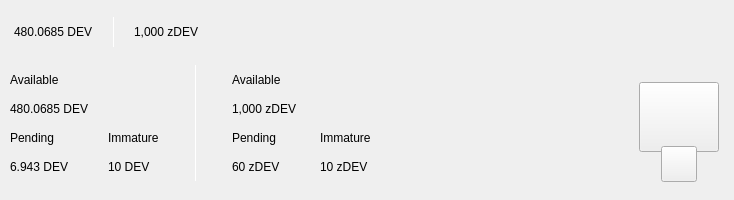
<?xml version="1.0" encoding="UTF-8"?>
<ui version="4.0">
 <class>TopBar</class>
 <widget class="QWidget" name="TopBar">
  <property name="geometry">
   <rect>
    <x>0</x>
    <y>0</y>
    <width>734</width>
    <height>200</height>
   </rect>
  </property>
  <property name="minimumSize">
   <size>
    <width>0</width>
    <height>200</height>
   </size>
  </property>
  <property name="maximumSize">
   <size>
    <width>16777215</width>
    <height>200</height>
   </size>
  </property>
  <property name="windowTitle">
   <string>Form</string>
  </property>
  <layout class="QVBoxLayout" name="verticalLayout_10" stretch="0">
   <property name="spacing">
    <number>0</number>
   </property>
   <property name="leftMargin">
    <number>0</number>
   </property>
   <property name="topMargin">
    <number>0</number>
   </property>
   <property name="rightMargin">
    <number>0</number>
   </property>
   <property name="bottomMargin">
    <number>0</number>
   </property>
   <item>
    <widget class="PFBorderImage" name="containerTop">
     <layout class="QVBoxLayout" name="verticalLayout_11">
      <property name="spacing">
       <number>0</number>
      </property>
      <property name="leftMargin">
       <number>0</number>
      </property>
      <property name="topMargin">
       <number>0</number>
      </property>
      <property name="rightMargin">
       <number>0</number>
      </property>
      <property name="bottomMargin">
       <number>0</number>
      </property>
      <item>
       <widget class="QWidget" name="top_container_2" native="true">
        <property name="minimumSize">
         <size>
          <width>0</width>
          <height>65</height>
         </size>
        </property>
        <layout class="QHBoxLayout" name="top_container">
         <property name="spacing">
          <number>0</number>
         </property>
         <property name="leftMargin">
          <number>14</number>
         </property>
         <property name="topMargin">
          <number>0</number>
         </property>
         <property name="rightMargin">
          <number>14</number>
         </property>
         <property name="bottomMargin">
          <number>0</number>
         </property>
         <item alignment="Qt::AlignVCenter">
          <widget class="QWidget" name="widgetTopAmount" native="true">
           <property name="sizePolicy">
            <sizepolicy hsizetype="Preferred" vsizetype="Maximum">
             <horstretch>0</horstretch>
             <verstretch>0</verstretch>
            </sizepolicy>
           </property>
           <layout class="QHBoxLayout" name="horizontalLayout_5">
            <property name="spacing">
             <number>0</number>
            </property>
            <property name="leftMargin">
             <number>0</number>
            </property>
            <property name="topMargin">
             <number>0</number>
            </property>
            <property name="rightMargin">
             <number>0</number>
            </property>
            <property name="bottomMargin">
             <number>0</number>
            </property>
            <item alignment="Qt::AlignTop">
             <widget class="QLabel" name="labelAmountTopFLS">
              <property name="minimumSize">
               <size>
                <width>0</width>
                <height>36</height>
               </size>
              </property>
              <property name="styleSheet">
               <string notr="true">padding:0px;margin:0px;</string>
              </property>
              <property name="text">
               <string notr="true">480.0685 DEV</string>
              </property>
             </widget>
            </item>
            <item>
             <spacer name="horizontalSpacer_11">
              <property name="orientation">
               <enum>Qt::Horizontal</enum>
              </property>
              <property name="sizeType">
               <enum>QSizePolicy::Fixed</enum>
              </property>
              <property name="sizeHint" stdset="0">
               <size>
                <width>20</width>
                <height>20</height>
               </size>
              </property>
             </spacer>
            </item>
            <item alignment="Qt::AlignVCenter">
             <widget class="QLabel" name="typeSpacerTop">
              <property name="minimumSize">
               <size>
                <width>1</width>
                <height>30</height>
               </size>
              </property>
              <property name="maximumSize">
               <size>
                <width>1</width>
                <height>30</height>
               </size>
              </property>
              <property name="styleSheet">
               <string notr="true">background-color:white;
padding:0px;
border:none;</string>
              </property>
              <property name="text">
               <string/>
              </property>
             </widget>
            </item>
            <item>
             <spacer name="horizontalSpacer_12">
              <property name="orientation">
               <enum>Qt::Horizontal</enum>
              </property>
              <property name="sizeType">
               <enum>QSizePolicy::Fixed</enum>
              </property>
              <property name="sizeHint" stdset="0">
               <size>
                <width>20</width>
                <height>20</height>
               </size>
              </property>
             </spacer>
            </item>
            <item alignment="Qt::AlignTop">
             <widget class="QLabel" name="labelAmountTopzFLS">
              <property name="minimumSize">
               <size>
                <width>0</width>
                <height>36</height>
               </size>
              </property>
              <property name="text">
               <string notr="true">1,000 zDEV</string>
              </property>
             </widget>
            </item>
           </layout>
          </widget>
         </item>
         <item>
          <spacer name="horizontalSpacer">
           <property name="orientation">
            <enum>Qt::Horizontal</enum>
           </property>
           <property name="sizeHint" stdset="0">
            <size>
             <width>40</width>
             <height>20</height>
            </size>
           </property>
          </spacer>
         </item>
         <item>
          <layout class="QHBoxLayout" name="horizontalLayout_4">
           <property name="spacing">
            <number>12</number>
           </property>
           <property name="rightMargin">
            <number>0</number>
           </property>
           <item alignment="Qt::AlignRight">
            <widget class="QWidget" name="layoutSync" native="true">
             <property name="minimumSize">
              <size>
               <width>0</width>
               <height>36</height>
              </size>
             </property>
             <property name="maximumSize">
              <size>
               <width>16777215</width>
               <height>36</height>
              </size>
             </property>
             <layout class="QVBoxLayout" name="verticalLayout_9">
              <property name="leftMargin">
               <number>0</number>
              </property>
              <property name="topMargin">
               <number>0</number>
              </property>
              <property name="rightMargin">
               <number>0</number>
              </property>
              <property name="bottomMargin">
               <number>0</number>
              </property>
              <item>
               <widget class="ExpandableButton" name="pushButtonSync" native="true">
                <property name="minimumSize">
                 <size>
                  <width>36</width>
                  <height>36</height>
                 </size>
                </property>
                <property name="maximumSize">
                 <size>
                  <width>16777215</width>
                  <height>36</height>
                 </size>
                </property>
               </widget>
              </item>
             </layout>
            </widget>
           </item>
           <item>
            <widget class="ExpandableButton" name="pushButtonHDUpgrade" native="true">
             <property name="minimumSize">
              <size>
               <width>36</width>
               <height>36</height>
              </size>
             </property>
            </widget>
           </item>
           <item>
            <widget class="ExpandableButton" name="pushButtonStack" native="true">
             <property name="minimumSize">
              <size>
               <width>36</width>
               <height>36</height>
              </size>
             </property>
            </widget>
           </item>
           <item>
            <widget class="ExpandableButton" name="pushButtonColdStaking" native="true">
             <property name="minimumSize">
              <size>
               <width>36</width>
               <height>36</height>
              </size>
             </property>
            </widget>
           </item>
           <item>
            <widget class="ExpandableButton" name="pushButtonConnection" native="true">
             <property name="minimumSize">
              <size>
               <width>36</width>
               <height>36</height>
              </size>
             </property>
            </widget>
           </item>
           <item>
            <widget class="ExpandableButton" name="pushButtonTor" native="true">
             <property name="minimumSize">
              <size>
               <width>36</width>
               <height>36</height>
              </size>
             </property>
            </widget>
           </item>
           <item>
            <widget class="ExpandableButton" name="pushButtonLock" native="true">
             <property name="sizePolicy">
              <sizepolicy hsizetype="Expanding" vsizetype="Expanding">
               <horstretch>0</horstretch>
               <verstretch>0</verstretch>
              </sizepolicy>
             </property>
             <property name="minimumSize">
              <size>
               <width>36</width>
               <height>0</height>
              </size>
             </property>
            </widget>
           </item>
           <item>
            <widget class="ExpandableButton" name="pushButtonTheme" native="true">
             <property name="minimumSize">
              <size>
               <width>36</width>
               <height>36</height>
              </size>
             </property>
             <property name="maximumSize">
              <size>
               <width>16777215</width>
               <height>36</height>
              </size>
             </property>
            </widget>
           </item>
           <item>
            <widget class="ExpandableButton" name="pushButtonFAQ" native="true">
             <property name="minimumSize">
              <size>
               <width>36</width>
               <height>36</height>
              </size>
             </property>
            </widget>
           </item>
          </layout>
         </item>
        </layout>
       </widget>
      </item>
      <item>
       <widget class="QWidget" name="bottom_container" native="true">
        <property name="minimumSize">
         <size>
          <width>0</width>
          <height>135</height>
         </size>
        </property>
        <layout class="QHBoxLayout" name="botton_container">
         <property name="leftMargin">
          <number>10</number>
         </property>
         <property name="topMargin">
          <number>0</number>
         </property>
         <property name="rightMargin">
          <number>10</number>
         </property>
         <property name="bottomMargin">
          <number>10</number>
         </property>
         <item>
          <layout class="QHBoxLayout" name="horizontalLayout_3">
           <property name="bottomMargin">
            <number>9</number>
           </property>
           <item>
            <layout class="QVBoxLayout" name="verticalLayout_7">
             <property name="spacing">
              <number>0</number>
             </property>
             <property name="leftMargin">
              <number>0</number>
             </property>
             <property name="rightMargin">
              <number>30</number>
             </property>
             <item>
              <layout class="QVBoxLayout" name="verticalLayout_2">
               <item>
                <widget class="QLabel" name="labelTitle1">
                 <property name="text">
                  <string>Available</string>
                 </property>
                </widget>
               </item>
               <item>
                <widget class="QLabel" name="labelAmountFLS">
                 <property name="text">
                  <string notr="true">480.0685 DEV</string>
                 </property>
                </widget>
               </item>
              </layout>
             </item>
             <item>
              <layout class="QHBoxLayout" name="horizontalLayout_2">
               <property name="spacing">
                <number>0</number>
               </property>
               <item>
                <layout class="QVBoxLayout" name="verticalLayout_3">
                 <item>
                  <widget class="QLabel" name="labelTitle3">
                   <property name="text">
                    <string>Pending</string>
                   </property>
                  </widget>
                 </item>
                 <item>
                  <widget class="QLabel" name="labelPendingFLS">
                   <property name="text">
                    <string notr="true">6.943 DEV</string>
                   </property>
                  </widget>
                 </item>
                </layout>
               </item>
               <item>
                <spacer name="horizontalSpacer_3">
                 <property name="orientation">
                  <enum>Qt::Horizontal</enum>
                 </property>
                 <property name="sizeType">
                  <enum>QSizePolicy::Fixed</enum>
                 </property>
                 <property name="sizeHint" stdset="0">
                  <size>
                   <width>40</width>
                   <height>20</height>
                  </size>
                 </property>
                </spacer>
               </item>
               <item>
                <layout class="QVBoxLayout" name="verticalLayout_4">
                 <item>
                  <widget class="QLabel" name="labelTitle4">
                   <property name="text">
                    <string>Immature</string>
                   </property>
                  </widget>
                 </item>
                 <item>
                  <widget class="QLabel" name="labelImmatureFLS">
                   <property name="text">
                    <string notr="true">10 DEV</string>
                   </property>
                  </widget>
                 </item>
                </layout>
               </item>
              </layout>
             </item>
            </layout>
           </item>
           <item>
            <widget class="QLabel" name="typeSpacerExpanded">
             <property name="minimumSize">
              <size>
               <width>1</width>
               <height>100</height>
              </size>
             </property>
             <property name="maximumSize">
              <size>
               <width>1</width>
               <height>16777215</height>
              </size>
             </property>
             <property name="styleSheet">
              <string notr="true">background-color:white;
padding:0px;
border:none;</string>
             </property>
             <property name="text">
              <string/>
             </property>
            </widget>
           </item>
           <item>
            <widget class="QWidget" name="zerocoinBalances" native="true">
             <layout class="QVBoxLayout" name="verticalLayout_8">
              <property name="spacing">
               <number>0</number>
              </property>
              <property name="leftMargin">
               <number>30</number>
              </property>
              <property name="topMargin">
               <number>0</number>
              </property>
              <property name="rightMargin">
               <number>0</number>
              </property>
              <property name="bottomMargin">
               <number>0</number>
              </property>
              <item>
               <layout class="QVBoxLayout" name="verticalLayout">
                <item>
                 <widget class="QLabel" name="labelTitleAvailablezFLS">
                  <property name="text">
                   <string>Available</string>
                  </property>
                 </widget>
                </item>
                <item>
                 <widget class="QLabel" name="labelAvailablezFLS">
                  <property name="text">
                   <string notr="true">1,000 zDEV</string>
                  </property>
                 </widget>
                </item>
               </layout>
              </item>
              <item>
               <layout class="QHBoxLayout" name="horizontalLayout">
                <property name="spacing">
                 <number>0</number>
                </property>
                <item>
                 <layout class="QVBoxLayout" name="verticalLayout_5">
                  <item>
                   <widget class="QLabel" name="labelTitlePendingzFLS">
                    <property name="text">
                     <string>Pending</string>
                    </property>
                   </widget>
                  </item>
                  <item>
                   <widget class="QLabel" name="labelPendingzFLS">
                    <property name="text">
                     <string notr="true">60 zDEV</string>
                    </property>
                   </widget>
                  </item>
                 </layout>
                </item>
                <item>
                 <spacer name="horizontalSpacer_4">
                  <property name="orientation">
                   <enum>Qt::Horizontal</enum>
                  </property>
                  <property name="sizeType">
                   <enum>QSizePolicy::Fixed</enum>
                  </property>
                  <property name="sizeHint" stdset="0">
                   <size>
                    <width>40</width>
                    <height>20</height>
                   </size>
                  </property>
                 </spacer>
                </item>
                <item>
                 <layout class="QVBoxLayout" name="verticalLayout_6">
                  <item>
                   <widget class="QLabel" name="labelTitleImmaturezFLS">
                    <property name="text">
                     <string>Immature</string>
                    </property>
                   </widget>
                  </item>
                  <item>
                   <widget class="QLabel" name="labelImmaturezFLS">
                    <property name="text">
                     <string notr="true">10 zDEV</string>
                    </property>
                   </widget>
                  </item>
                 </layout>
                </item>
               </layout>
              </item>
             </layout>
            </widget>
           </item>
          </layout>
         </item>
         <item>
          <spacer name="horizontalSpacer_2">
           <property name="orientation">
            <enum>Qt::Horizontal</enum>
           </property>
           <property name="sizeHint" stdset="0">
            <size>
             <width>40</width>
             <height>20</height>
            </size>
           </property>
          </spacer>
         </item>
         <item alignment="Qt::AlignHCenter|Qt::AlignVCenter">
          <widget class="QWidget" name="qrContainer" native="true">
           <property name="sizePolicy">
            <sizepolicy hsizetype="Preferred" vsizetype="Minimum">
             <horstretch>0</horstretch>
             <verstretch>0</verstretch>
            </sizepolicy>
           </property>
           <property name="minimumSize">
            <size>
             <width>90</width>
             <height>110</height>
            </size>
           </property>
           <property name="maximumSize">
            <size>
             <width>90</width>
             <height>110</height>
            </size>
           </property>
           <layout class="QVBoxLayout" name="containerQR">
            <property name="spacing">
             <number>0</number>
            </property>
            <property name="leftMargin">
             <number>5</number>
            </property>
            <property name="topMargin">
             <number>10</number>
            </property>
            <property name="rightMargin">
             <number>5</number>
            </property>
            <property name="bottomMargin">
             <number>0</number>
            </property>
            <item>
             <widget class="QPushButton" name="btnQr">
              <property name="minimumSize">
               <size>
                <width>70</width>
                <height>70</height>
               </size>
              </property>
              <property name="maximumSize">
               <size>
                <width>16777215</width>
                <height>70</height>
               </size>
              </property>
              <property name="focusPolicy">
               <enum>Qt::NoFocus</enum>
              </property>
              <property name="text">
               <string/>
              </property>
              <property name="iconSize">
               <size>
                <width>70</width>
                <height>70</height>
               </size>
              </property>
             </widget>
            </item>
            <item>
             <spacer name="verticalSpacer">
              <property name="orientation">
               <enum>Qt::Vertical</enum>
              </property>
              <property name="sizeType">
               <enum>QSizePolicy::Fixed</enum>
              </property>
              <property name="sizeHint" stdset="0">
               <size>
                <width>20</width>
                <height>20</height>
               </size>
              </property>
             </spacer>
            </item>
            <item alignment="Qt::AlignHCenter|Qt::AlignBottom">
             <widget class="QPushButton" name="pushButtonQR">
              <property name="minimumSize">
               <size>
                <width>36</width>
                <height>36</height>
               </size>
              </property>
              <property name="maximumSize">
               <size>
                <width>36</width>
                <height>36</height>
               </size>
              </property>
              <property name="focusPolicy">
               <enum>Qt::NoFocus</enum>
              </property>
              <property name="text">
               <string/>
              </property>
             </widget>
            </item>
           </layout>
          </widget>
         </item>
        </layout>
       </widget>
      </item>
     </layout>
    </widget>
   </item>
  </layout>
 </widget>
 <customwidgets>
  <customwidget>
   <class>ExpandableButton</class>
   <extends>QWidget</extends>
   <header>qt/dev/expandablebutton.h</header>
   <container>1</container>
  </customwidget>
  <customwidget>
   <class>PFBorderImage</class>
   <extends>QFrame</extends>
   <header>qt/dev/pfborderimage.h</header>
   <container>1</container>
  </customwidget>
 </customwidgets>
 <resources/>
 <connections/>
</ui>
